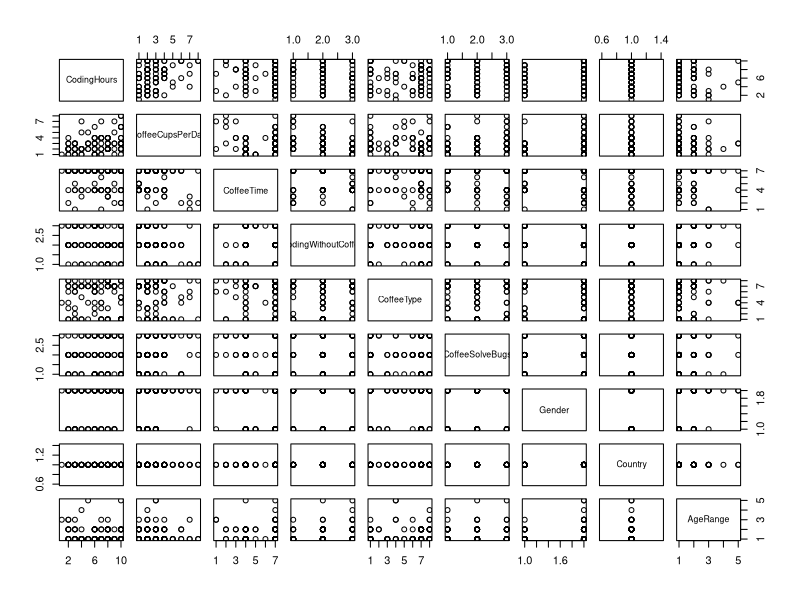
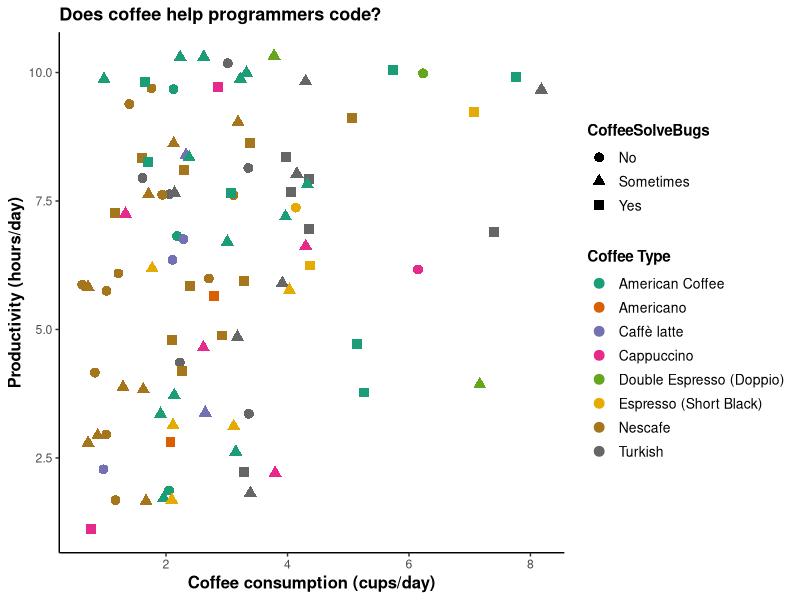
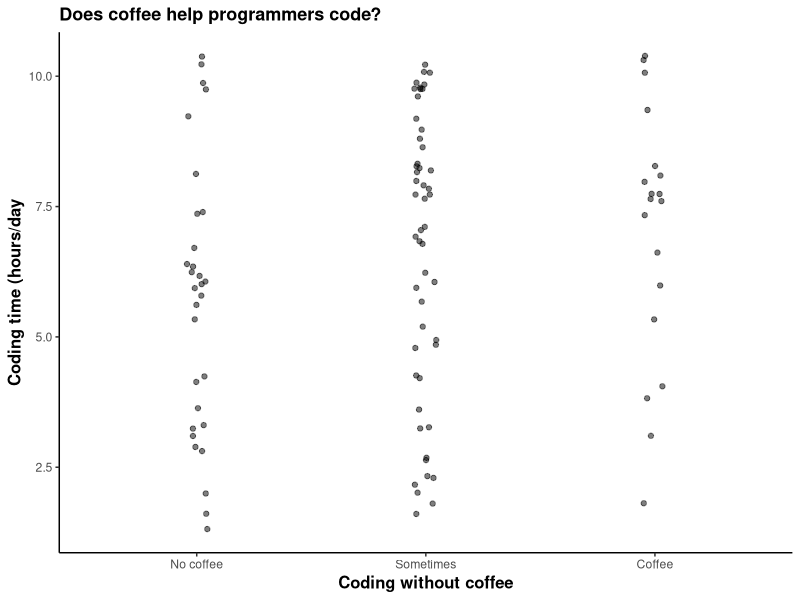
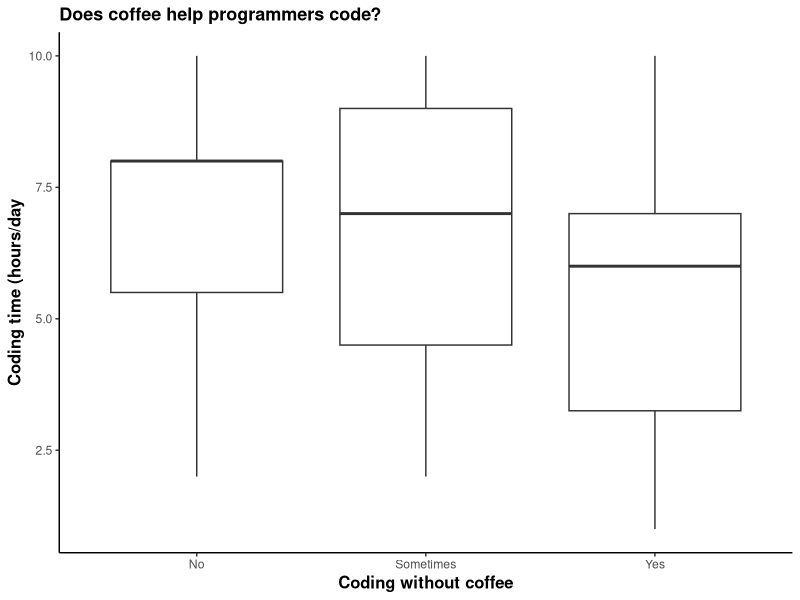
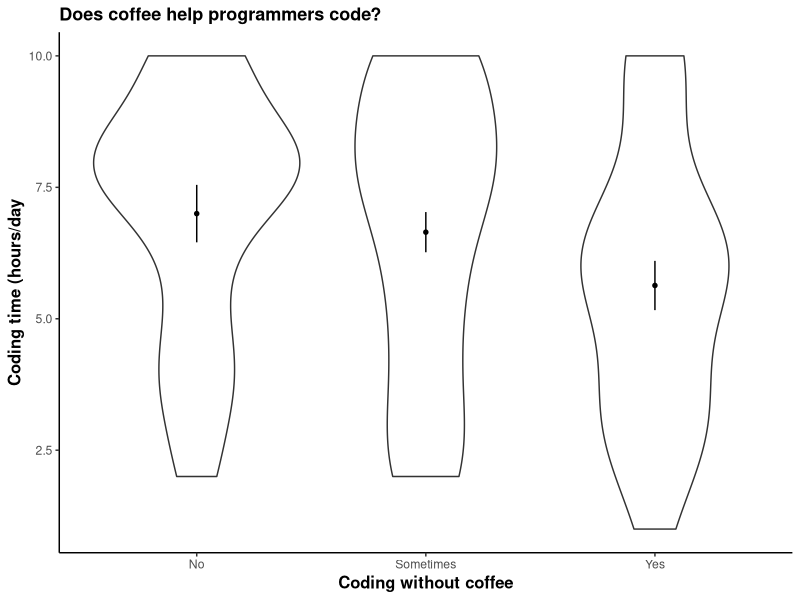
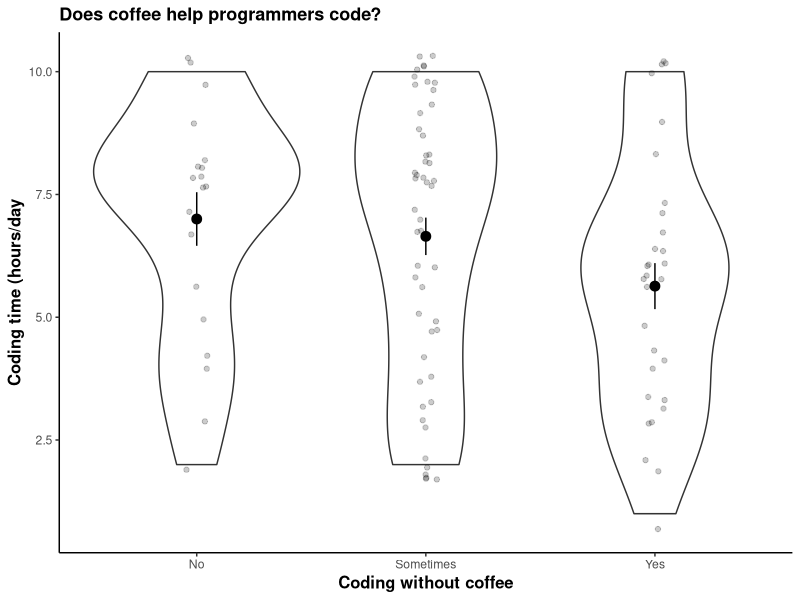
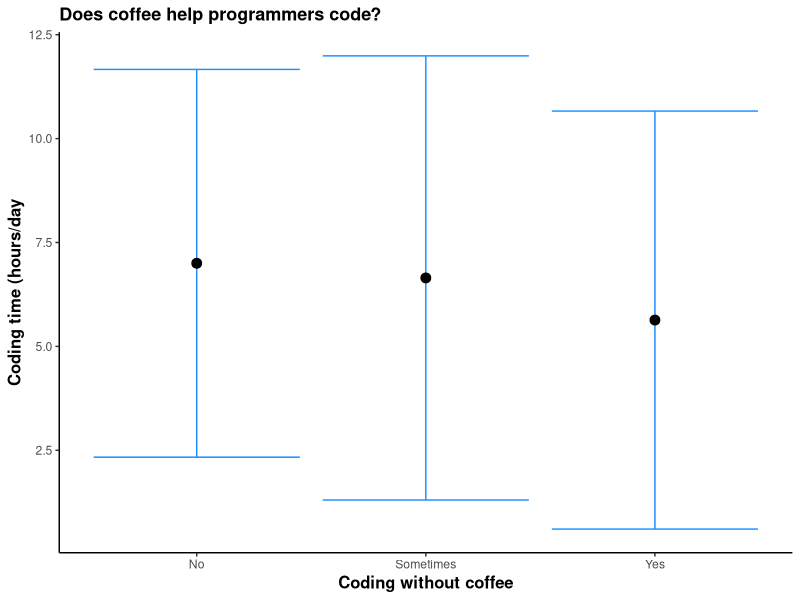
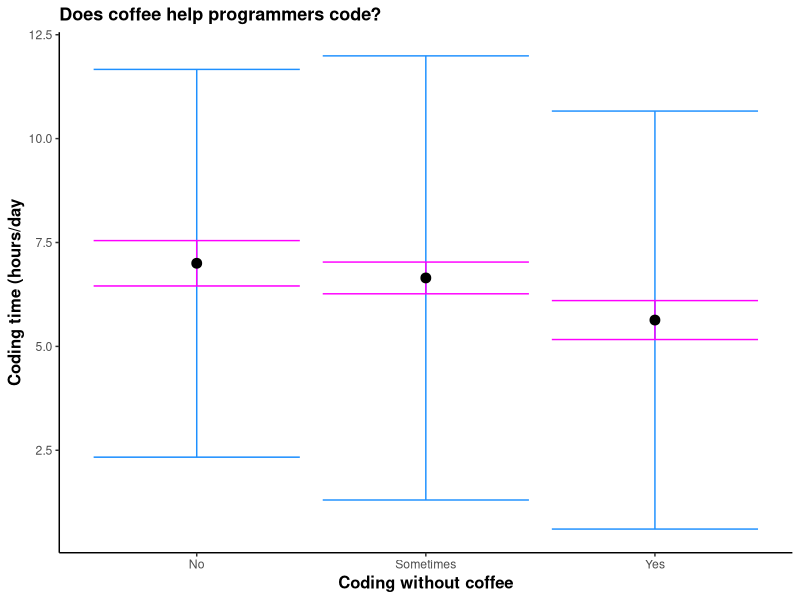

The R script that drew these images, in order:
# Script to dump a bunch test plot examples for the Data Visualization training
# based on Coffee & Code dataset
# from https://www.kaggle.com/devready/coffee-and-code/data

# load packages
library(ggplot2)
library(dplyr)
library(magrittr)

# set ggplot theme
theme_set(theme_classic() +
            theme(axis.title = element_text(size = 12, face = "bold"),
                  plot.title = element_text(size = 13, face = "bold"),
                  legend.title = element_text(size = 11, face = "bold"),
                  legend.text = element_text(size = 10)))

# import data
df <- read.csv("data/coffee_code.csv")

# plot of all variable pairs (super difficult to interpret/understand)
plot(df)

# Dimensions - overwhelming bubble plot example -----

# Plot 1: Dimensions example (bubble plot)

# can comment out col and size to see how the plot changes
ggplot(na.omit(df)) +
  geom_jitter(aes(y = CodingHours, 
                 x = CoffeeCupsPerDay,
                 col = CoffeeType,
                 shape = CoffeeSolveBugs,
  ), size = 3
  ) +
  # set labels for each plot element
  labs(title = "Does coffee help programmers code?",
       x = "Coffee consumption (cups/day)",
       y = "Productivity (hours/day)",
       col = "Coffee Type",
       shape = "CoffeeSolveBugs"
  ) +
  scale_color_brewer(palette = "Dark2") 
ggsave("figures/bubbleplot_coffee_4dimensions.png", 
       device = "png", width = 20, height = 15, units = "cm", dpi = "retina")


# Visualizing honestly - Boxplot example ----
# different ways to show raw data & uncertainty

# set labels to be used in all plots
boxplot_labels <- labs(title = "Does coffee help programmers code?",
                       x = "Coding without coffee", 
                       y = "Coding time (hours/day") 

# this variable (CodingWithoutCoffee) is negative, which is harder to understand
# (i.e. "No" means they drink coffee...)
# so, let's transform it into a better variable to use for plots
df$CodingWithCoffee <- gsub("No", "Coffee", df$CodingWithoutCoffee)
df$CodingWithCoffee <- gsub("Yes", "No coffee", df$CodingWithCoffee)
# convert to factor and set levels so they show up in a logical order
df$CodingWithCoffee <- factor(df$CodingWithCoffee,
                              levels = c("No coffee", "Sometimes", "Coffee"))

# Basic scatter plot - not interpretable, raw information
ggplot(df) +
  # jitter introduces some slight noise to space out data points, which helps to
  # show overlapping points
  geom_jitter(aes(x = CodingWithCoffee, 
                  y = CodingHours), 
              alpha = .5, width = .05) +
  boxplot_labels

# basic boxplot
ggplot(df) +
  geom_boxplot(aes(x = CodingWithoutCoffee, 
                   y = CodingHours)) +
  boxplot_labels 

# what if we take the mean, and plot it with uncertainty measurements?
df_mean <- group_by(df, CodingWithoutCoffee) %>%
  summarise(mean_codinghours = mean(CodingHours),
            sd_codinghours = sd(CodingHours),
            se_codinghours = sd(CodingHours)/sqrt(length(CodingHours))) 

# violin plot with mean and error bars
ggplot() +
  geom_violin(data = df, aes(x = CodingWithoutCoffee, 
                             y = CodingHours)) +
  geom_linerange(data = df_mean,
                 aes(x = CodingWithoutCoffee, 
                     ymin = mean_codinghours - se_codinghours,
                     ymax = mean_codinghours + se_codinghours)) +
  geom_point(data = df_mean, aes(x = CodingWithoutCoffee, 
                                 y = mean_codinghours), size = 1.2) +
  boxplot_labels

# violin plot with jittered raw data
ggplot() +
  geom_violin(data = df, aes(x = CodingWithoutCoffee, 
                             y = CodingHours)) +
  geom_jitter(data = df, aes(x = CodingWithoutCoffee, 
                             y = CodingHours),
              alpha = .2, width = .05) +
  geom_linerange(data = df_mean,
                 aes(x = CodingWithoutCoffee, 
                     ymin = mean_codinghours - se_codinghours,
                     ymax = mean_codinghours + se_codinghours)) +
  geom_point(data = df_mean, 
             aes(x = CodingWithoutCoffee, 
                 y = mean_codinghours), size = 3) +
  boxplot_labels

# standard error vs. standard deviation  (colours are to be changed)
ggplot(df_mean) +
  geom_errorbar(aes(x = CodingWithoutCoffee, 
                    ymin = mean_codinghours - 1.96*sd_codinghours,
                    ymax = mean_codinghours + 1.96*sd_codinghours), col = "dodgerblue") +
  geom_point(aes(x = CodingWithoutCoffee, y = mean_codinghours), size = 3) +
  boxplot_labels
# plotting both error bars for comparison
ggplot(df_mean) +
  geom_errorbar(aes(x = CodingWithoutCoffee, 
                    ymin = mean_codinghours - 1.96*sd_codinghours,
                    ymax = mean_codinghours + 1.96*sd_codinghours), 
                col = "dodgerblue") +
  geom_errorbar(aes(x = CodingWithoutCoffee, 
                    ymin = mean_codinghours - se_codinghours,
                    ymax = mean_codinghours + se_codinghours), 
                col = "magenta") +
  geom_point(aes(x = CodingWithoutCoffee, 
                 y = mean_codinghours), 
             size = 3) +
  boxplot_labels




